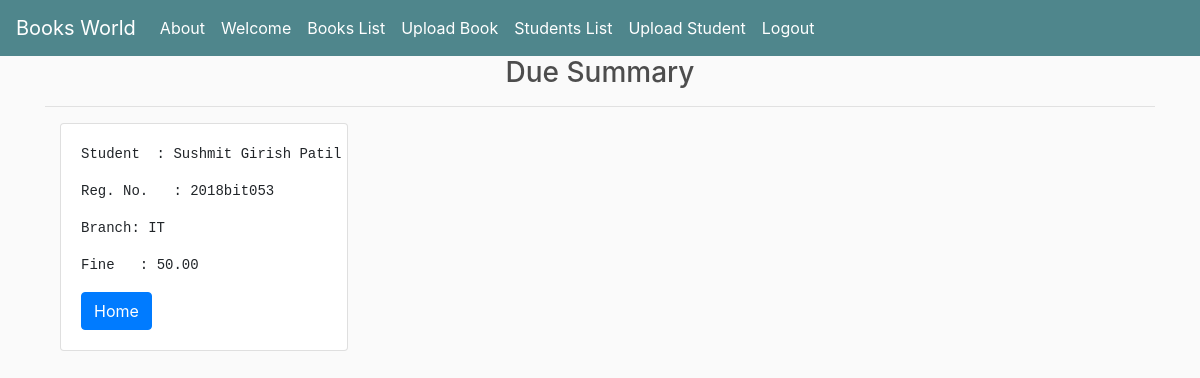
The page /return_fine/6/ (signed in) on the database its author committed.
### book/models.py (models this page shows, shortened)
class Student(models.Model):
    student_name = models.CharField(max_length = 30)
    book_assign = models.ForeignKey(Book, on_delete = models.CASCADE,blank=True, null=True)
    reg_no = models.CharField(max_length = 15, default = '***')
    branch = models.CharField(max_length = 6, choices = Branch, default = 'IT')
    assign_date = models.DateField('book assign date')
    due_date = models.DateField('Due on')
    due_fine = models.DecimalField(max_digits = 5, decimal_places = 2)
    def total_fine(self):
        return self.due_fine

### book/views.py (the view)
# urls.py: path('return_fine/<int:pk>/',views.return_fine, name = 'return_fine'),
def return_fine(request, pk):
    if request.user.is_authenticated:
        fine = get_object_or_404(Student, pk = pk)
    return render(request,'book/fine_payment.html', {'fine':fine})

### book/templates/book/fine_payment.html
{% extends 'book/base.html' %}
{% block body_block %}
<h3 style="text-align:center">Due Summary</h3>
<hr>
<div class="container">
  <div class="card" style="width: 18rem;">
    <div class="card-body ">
      <div ><pre>Student  : {{fine.student_name}}</pre></div>
      <div ><pre>Reg. No.   : {{fine.reg_no}}</pre></div>
      <div ><pre>Branch: {{fine.branch}}</pre></div>
      <div ><pre>Fine   : {{fine.total_fine|floatformat:2}}</pre></div>
      <a href="{% url 'about' %}" class="btn btn-primary">Home</a>
    </div>
  </div>
</div>
{% endblock %}

### book/static/css/main.css (style rules this page uses)
body { background-color: hsl(0, 0%, 98%); }
h1,h2,h3,h4,h5,h6 { color:hsl(0, 0%, 30%); }
.card-body { width: 500px; }

### rows shown on the page
Student: student_name "Sushmit Girish Patil", reg_no "2018bit053", branch "IT", total_fine "50.00"
